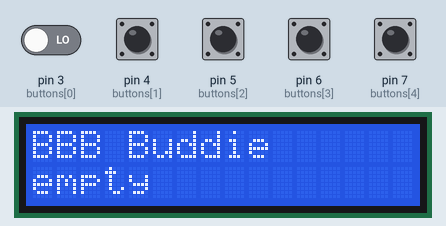
Simulated run of this sketch. Board: Arduino Uno, built with avr-gcc and run on an emulated ATmega328P. Parts: 16×2 character LCD. The inputs (shaded band) are chosen by the test bench; at power-on: pin 3 (buttons[0]), pin 4 (buttons[1]), pin 5 (buttons[2]), pin 6 (buttons[3]), pin 7 (buttons[4]) LOW. What the sketch prints to the serial monitor is not drawn.

Above: at 1.2 s.
1.3 s: pin 4 (buttons[1]) pulled HIGH for 2.35 s
At 2.5 s:
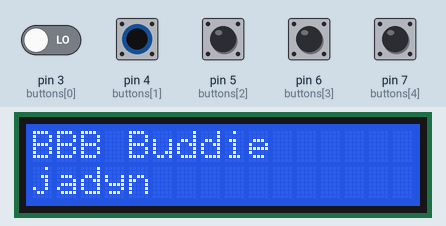
7.6 s: pin 5 (buttons[2]) pulled HIGH for 2.35 s
At 9.4 s:
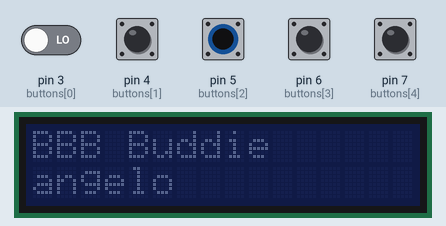
13.6 s: pin 6 (buttons[3]) pulled HIGH for 2.35 s
At 15.1 s:
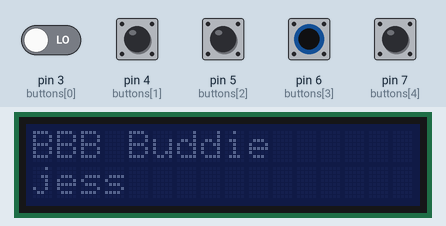
19.6 s: pin 7 (buttons[4]) pulled HIGH for 2.35 s
At 20.5 s:
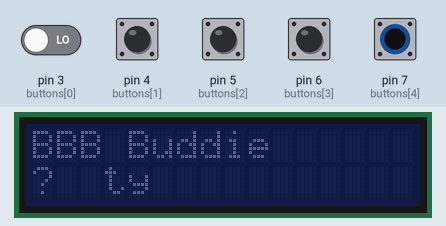
23.6 s: pin 4 (buttons[1]) pulled HIGH for 2.35 s
At 25.5 s:
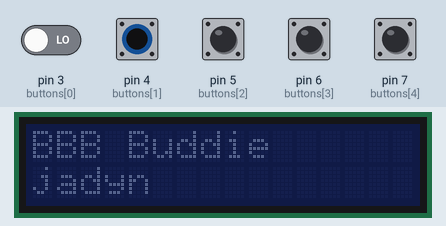
27.7 s: pin 3 (buttons[0]) driven HIGH and pin 4 (buttons[1]) driven HIGH
At 29.3 s:
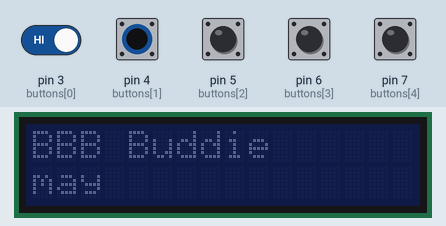
Timing chart, 0 to 30.8 s (numbered marks = the images above; inputs shaded):
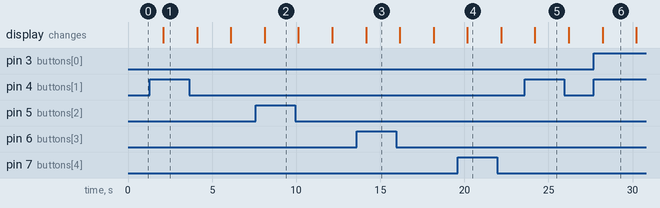

Measured:
- after the input at 1.3 s, the display: changes after 0.79 s (image 1)
- after the input at 7.6 s, the display: changes after 0.52 s (image 2)
- after the input at 13.6 s, the display: changes after 0.55 s (image 3)
- after the input at 19.6 s, the display: changes after 0.58 s (image 4)
- after the input at 23.6 s, the display: changes after 0.60 s (image 5)
- after the input at 27.7 s, the display: changes after 0.52 s (image 6)

The sketch:

buddiesbuddy_v01.ino
```cpp
// bbb-buddie
// id / binary switch reading


// variables for the LCD

#include "DFRobot_RGBLCD1602.h"
DFRobot_RGBLCD1602 lcd(/*RGBAddr*/ 0x2D, /*lcdCols*/ 16, /*lcdRows*/ 2);  //16 characters and 2 lines of show
int r, g, b = 30;

int buttons[] = { 3, 4, 5, 6, 7 };        // pins for the buttons
bool switchStates[] = { 0, 0, 0, 0, 0 };  // state of each button
byte switchValueInteger = 0;

String names[15] = {
  "empty    ",
  "empty    ",
  "jadyn    ",  //2
  "may      ",
  "angelo   ",
  "nicole   ",
  "kelvin   ",  //6
  "eamon    ",
  "jess     ",
  "vivian   ",
  "feng     ",  // 10
  "anna     ",
  "trisha   ",
  "alex     ",
  "chloe    "  //14
};

int lcdColors[15][3] = {
  { 0, 0, 0 },  //0
  { 0, 0, 0 },
  { 255, 41, 31 },
  { 14, 38, 4 },
  { 24, 3, 64 },
  { 170, 77, 255 },
  { 18, 165, 5 },
  { 74, 0, 1 },
  { 173, 12, 2 },
  { 58, 65, 28 },
  { 255, 62, 46 },
  { 199, 85, 9 },
  { 255, 59, 2 },
  { 69, 4, 25 },
  { 255, 88, 0 }
} ; // end array or arrays

void
setup() {
  Serial.begin(9600);
  // put your setup code here, to run once:
  for (int i : buttons) pinMode(buttons[i], INPUT);  // set pins to inputs
  // same as:
  //  for (int i = 0; i < 5; i ++){
  //     pinMode(buttons[i], INPUT);
  //  }
  // start LCD
  lcd.init();
  // Print a message to the LCD.
  lcd.print("BBB Buddie");
  Serial.println("setup complete");
}

void loop() {
  // put your main code here, to run repeatedly:
  lcd.setRGB(lcdColors[switchValueInteger][0], lcdColors[switchValueInteger][1], lcdColors[switchValueInteger][2]);
  readSwitches();
  printSwitches();
  printIntValue();
  printName();
  lcd.setCursor(0, 1);
  lcd.print(names[switchValueInteger]);
  Serial.println("done");
  delay(2000);
}

void readSwitches() {
  for (int i = 0; i < 5; i++) {
    switchStates[i] = digitalRead(buttons[i]);
  }
}


void resetSwitches() {
  for (int i : switchStates) switchStates[i] = 0;
  // same as:
  //  for (int i = 0; i < 5; i ++){
  //   switches[i] = 0;
  //  }
}

void printSwitches() {

  for (int i = 4; i >= 0; i--) {
    Serial.print(switchStates[i]);
    Serial.print(" ");
  }

  Serial.println();
}

void printIntValue() {

  switchValueInteger = switchStates[4];
  for (int i = 3; i >= 0; i--) {

    switchValueInteger = switchValueInteger << 1;
    switchValueInteger += switchStates[i];

    // for fun
    //  switchValueInteger = switchValueInteger || switchStates[i];
  }


  Serial.print(" int val = ");
  Serial.println(switchValueInteger);
}


void printName() {
  printName(switchValueInteger);  // uses global from switches
}

void printName(int theNameIndex) {  // uses index of our choice
  if (theNameIndex > 14) theNameIndex = 14;
  Serial.print("name = ");
  Serial.println(names[theNameIndex]);
}
```
